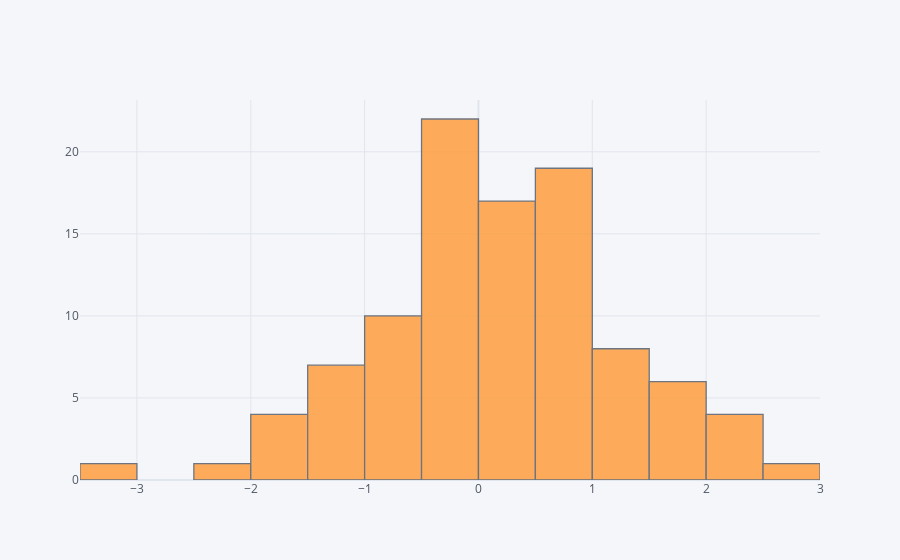

The notebook cell this image was saved under:
### Markdown cell above
## histogram

### Code cell
df['A'].iplot(kind='hist',bins=25)

### Figure 1 — Plotly figure (JSON) as saved in the notebook; plotly's stock layout.template omitted (floating-point values rounded to 4 significant figures)
{"data": [{"histfunc": "count", "histnorm": "", "marker": {"color": "rgba(255, 153, 51, 1.0)", "line": {"color": "#4D5663", "width": 1.3}}, "name": "A", "nbinsx": 25, "opacity": 0.8, "orientation": "v", "type": "histogram", "x": [0.2317, 0.8782, 0.8845, -0.8548, 2.551, -0.9716, -1.429, 0.1718, -0.265, 1.448, 0.9562, 0.2798, 1.29, -0.1806, -0.9713, 0.9448, 0.008384, 0.06411, -3.045, 0.2072, 1.264, 0.009116, 1.203, 0.1749, 0.7705, -0.4841, -0.1823, -0.1448, 1.621, -0.0372, 0.9189, 1.735, -1.453, 0.2108, -0.8424, 0.8108, 1.885, -0.3824, -1.851, -1.004, -1.67, -0.2663, -0.2816, 1.97, -1.353, -1.825, 0.4162, -0.314, 0.3723, 2.133, -2.447, 2.381, -0.3987, -0.01465, 1.226, 1.78, 0.5487, 0.02541, 0.5382, 2.454, -0.0238, -0.6497, 0.04479, 0.5365, 0.7233, -0.2523, -1.579, 0.2749, -0.04484, -0.3953, -0.154, 0.5435, 0.8297, 2.145, -0.8691, 1.191, 0.2399, 0.8355, 0.7751, 0.8179, 0.6768, -0.2867, 1.266, 0.03689, 1.534, -1.333, -0.2067, -0.8547, 1.027, -0.6231, -0.6202, -1.01, 0.8199, -0.04156, -0.2858, 0.5013, -0.5206, 0.1795, -0.006795, -1.287]}], "layout": {"barmode": "overlay", "legend": {"bgcolor": "#F5F6F9", "font": {"color": "#4D5663"}}, "paper_bgcolor": "#F5F6F9", "plot_bgcolor": "#F5F6F9", "title": {"font": {"color": "#4D5663"}}, "xaxis": {"gridcolor": "#E1E5ED", "showgrid": true, "tickfont": {"color": "#4D5663"}, "title": {"font": {"color": "#4D5663"}, "text": ""}, "zerolinecolor": "#E1E5ED"}, "yaxis": {"gridcolor": "#E1E5ED", "showgrid": true, "tickfont": {"color": "#4D5663"}, "title": {"font": {"color": "#4D5663"}, "text": ""}, "zerolinecolor": "#E1E5ED"}}}
